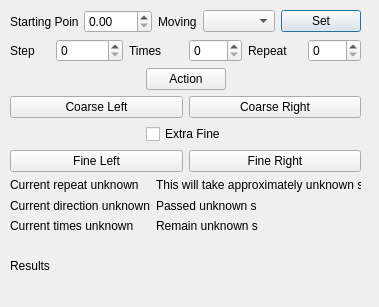
<?xml version="1.0" encoding="UTF-8"?>
<ui version="4.0">
 <class>MDG_23_by_Geo_Stress_Test_Simple</class>
 <widget class="QDialog" name="MDG_23_by_Geo_Stress_Test_Simple">
  <property name="geometry">
   <rect>
    <x>0</x>
    <y>0</y>
    <width>379</width>
    <height>307</height>
   </rect>
  </property>
  <property name="windowTitle">
   <string>Dialog</string>
  </property>
  <widget class="QWidget" name="layoutWidget">
   <property name="geometry">
    <rect>
     <x>10</x>
     <y>10</y>
     <width>351</width>
     <height>283</height>
    </rect>
   </property>
   <layout class="QVBoxLayout" name="verticalLayout">
    <item>
     <layout class="QHBoxLayout" name="horizontalLayout_9">
      <item>
       <layout class="QHBoxLayout" name="horizontalLayout_5">
        <item>
         <widget class="QLabel" name="labelStartingPoint">
          <property name="text">
           <string>Starting Point</string>
          </property>
         </widget>
        </item>
        <item>
         <widget class="QDoubleSpinBox" name="doubleSpinBoxStartingPoint">
          <property name="maximum">
           <double>1100.000000000000000</double>
          </property>
         </widget>
        </item>
       </layout>
      </item>
      <item>
       <layout class="QHBoxLayout" name="horizontalLayout_6">
        <item>
         <widget class="QLabel" name="labelMoving">
          <property name="text">
           <string>Moving</string>
          </property>
         </widget>
        </item>
        <item>
         <widget class="QComboBox" name="comboBoxMovementDirection"/>
        </item>
       </layout>
      </item>
      <item>
       <widget class="QPushButton" name="pushButtonStartingPoint">
        <property name="text">
         <string>Set</string>
        </property>
       </widget>
      </item>
     </layout>
    </item>
    <item>
     <layout class="QHBoxLayout" name="horizontalLayout_11">
      <item>
       <layout class="QHBoxLayout" name="horizontalLayout">
        <item>
         <widget class="QLabel" name="labelStep">
          <property name="text">
           <string>Step</string>
          </property>
         </widget>
        </item>
        <item>
         <widget class="QSpinBox" name="spinBoxStep">
          <property name="maximum">
           <number>1000000</number>
          </property>
         </widget>
        </item>
       </layout>
      </item>
      <item>
       <layout class="QHBoxLayout" name="horizontalLayout_7">
        <item>
         <widget class="QLabel" name="labelTimes">
          <property name="text">
           <string>Times</string>
          </property>
         </widget>
        </item>
        <item>
         <widget class="QSpinBox" name="spinBoxTimes">
          <property name="maximum">
           <number>20</number>
          </property>
         </widget>
        </item>
       </layout>
      </item>
      <item>
       <layout class="QHBoxLayout" name="horizontalLayout_8">
        <item>
         <widget class="QLabel" name="labelRepeat">
          <property name="text">
           <string>Repeat</string>
          </property>
         </widget>
        </item>
        <item>
         <widget class="QSpinBox" name="spinBoxRepeat"/>
        </item>
       </layout>
      </item>
     </layout>
    </item>
    <item>
     <layout class="QHBoxLayout" name="horizontalLayout_10">
      <item>
       <spacer name="horizontalSpacer_3">
        <property name="orientation">
         <enum>Qt::Horizontal</enum>
        </property>
        <property name="sizeHint" stdset="0">
         <size>
          <width>40</width>
          <height>20</height>
         </size>
        </property>
       </spacer>
      </item>
      <item>
       <widget class="QPushButton" name="pushButtonAction">
        <property name="text">
         <string>Action</string>
        </property>
       </widget>
      </item>
      <item>
       <spacer name="horizontalSpacer_4">
        <property name="orientation">
         <enum>Qt::Horizontal</enum>
        </property>
        <property name="sizeHint" stdset="0">
         <size>
          <width>40</width>
          <height>20</height>
         </size>
        </property>
       </spacer>
      </item>
     </layout>
    </item>
    <item>
     <layout class="QHBoxLayout" name="horizontalLayout_2">
      <item>
       <widget class="QPushButton" name="pushButtonCoarseLeft">
        <property name="text">
         <string>Coarse Left</string>
        </property>
       </widget>
      </item>
      <item>
       <widget class="QPushButton" name="pushButtonCoarseRight">
        <property name="text">
         <string>Coarse Right</string>
        </property>
       </widget>
      </item>
     </layout>
    </item>
    <item>
     <layout class="QHBoxLayout" name="horizontalLayout_4">
      <item>
       <spacer name="horizontalSpacer">
        <property name="orientation">
         <enum>Qt::Horizontal</enum>
        </property>
        <property name="sizeHint" stdset="0">
         <size>
          <width>40</width>
          <height>20</height>
         </size>
        </property>
       </spacer>
      </item>
      <item>
       <widget class="QCheckBox" name="checkBoxExtraFine">
        <property name="text">
         <string>Extra Fine</string>
        </property>
       </widget>
      </item>
      <item>
       <spacer name="horizontalSpacer_2">
        <property name="orientation">
         <enum>Qt::Horizontal</enum>
        </property>
        <property name="sizeHint" stdset="0">
         <size>
          <width>40</width>
          <height>20</height>
         </size>
        </property>
       </spacer>
      </item>
     </layout>
    </item>
    <item>
     <layout class="QHBoxLayout" name="horizontalLayout_3">
      <item>
       <widget class="QPushButton" name="pushButtonFineLeft">
        <property name="text">
         <string>Fine Left</string>
        </property>
       </widget>
      </item>
      <item>
       <widget class="QPushButton" name="pushButtonFineRight">
        <property name="text">
         <string>Fine Right</string>
        </property>
       </widget>
      </item>
     </layout>
    </item>
    <item>
     <layout class="QHBoxLayout" name="horizontalLayout_12">
      <item>
       <layout class="QVBoxLayout" name="verticalLayout_2">
        <item>
         <widget class="QLabel" name="labelCurrentRepeat">
          <property name="text">
           <string>Current repeat unknown</string>
          </property>
         </widget>
        </item>
        <item>
         <widget class="QLabel" name="labelCurrentDirection">
          <property name="text">
           <string>Current direction unknown</string>
          </property>
         </widget>
        </item>
        <item>
         <widget class="QLabel" name="labelCurrentTimes">
          <property name="text">
           <string>Current times unknown</string>
          </property>
         </widget>
        </item>
       </layout>
      </item>
      <item>
       <layout class="QVBoxLayout" name="verticalLayout_3">
        <item>
         <widget class="QLabel" name="labelTimeAll">
          <property name="text">
           <string>This will take approximately unknown s</string>
          </property>
         </widget>
        </item>
        <item>
         <widget class="QLabel" name="labelTimePassed">
          <property name="text">
           <string>Passed unknown s</string>
          </property>
         </widget>
        </item>
        <item>
         <widget class="QLabel" name="labelTimeRemain">
          <property name="text">
           <string>Remain unknown s</string>
          </property>
         </widget>
        </item>
       </layout>
      </item>
     </layout>
    </item>
    <item>
     <widget class="QLabel" name="labelResults">
      <property name="text">
       <string>Results</string>
      </property>
     </widget>
    </item>
   </layout>
  </widget>
 </widget>
 <resources/>
 <connections/>
</ui>
